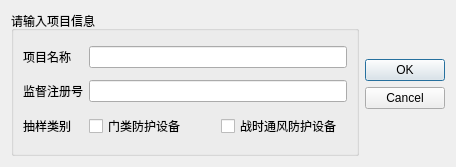
<?xml version="1.0" encoding="UTF-8"?>
<ui version="4.0">
 <class>AddRecord</class>
 <widget class="QDialog" name="AddRecord">
  <property name="geometry">
   <rect>
    <x>0</x>
    <y>0</y>
    <width>456</width>
    <height>167</height>
   </rect>
  </property>
  <property name="windowTitle">
   <string>使用提示</string>
  </property>
  <layout class="QHBoxLayout" name="horizontalLayout_4">
   <item>
    <widget class="QGroupBox" name="groupBox">
     <property name="title">
      <string>请输入项目信息</string>
     </property>
     <layout class="QVBoxLayout" name="verticalLayout">
      <item>
       <layout class="QHBoxLayout" name="horizontalLayout">
        <item>
         <widget class="QLabel" name="label">
          <property name="minimumSize">
           <size>
            <width>60</width>
            <height>0</height>
           </size>
          </property>
          <property name="maximumSize">
           <size>
            <width>60</width>
            <height>16777215</height>
           </size>
          </property>
          <property name="text">
           <string>项目名称</string>
          </property>
         </widget>
        </item>
        <item>
         <widget class="QLineEdit" name="lineEdit"/>
        </item>
       </layout>
      </item>
      <item>
       <layout class="QHBoxLayout" name="horizontalLayout_2">
        <item>
         <widget class="QLabel" name="label_2">
          <property name="minimumSize">
           <size>
            <width>60</width>
            <height>0</height>
           </size>
          </property>
          <property name="maximumSize">
           <size>
            <width>60</width>
            <height>16777215</height>
           </size>
          </property>
          <property name="text">
           <string>监督注册号</string>
          </property>
         </widget>
        </item>
        <item>
         <widget class="QLineEdit" name="lineEdit_2"/>
        </item>
       </layout>
      </item>
      <item>
       <layout class="QHBoxLayout" name="horizontalLayout_3">
        <item>
         <widget class="QLabel" name="label_3">
          <property name="minimumSize">
           <size>
            <width>60</width>
            <height>0</height>
           </size>
          </property>
          <property name="maximumSize">
           <size>
            <width>60</width>
            <height>16777215</height>
           </size>
          </property>
          <property name="text">
           <string>抽样类别</string>
          </property>
         </widget>
        </item>
        <item>
         <widget class="QCheckBox" name="checkBox">
          <property name="text">
           <string>门类防护设备</string>
          </property>
         </widget>
        </item>
        <item>
         <widget class="QCheckBox" name="checkBox_2">
          <property name="text">
           <string>战时通风防护设备</string>
          </property>
         </widget>
        </item>
       </layout>
      </item>
     </layout>
    </widget>
   </item>
   <item>
    <widget class="QDialogButtonBox" name="buttonBox">
     <property name="orientation">
      <enum>Qt::Vertical</enum>
     </property>
     <property name="standardButtons">
      <set>QDialogButtonBox::Cancel|QDialogButtonBox::Ok</set>
     </property>
     <property name="centerButtons">
      <bool>true</bool>
     </property>
    </widget>
   </item>
  </layout>
 </widget>
 <resources/>
 <connections>
  <connection>
   <sender>buttonBox</sender>
   <signal>accepted()</signal>
   <receiver>AddRecord</receiver>
   <slot>accept()</slot>
   <hints>
    <hint type="sourcelabel">
     <x>248</x>
     <y>254</y>
    </hint>
    <hint type="destinationlabel">
     <x>157</x>
     <y>274</y>
    </hint>
   </hints>
  </connection>
  <connection>
   <sender>buttonBox</sender>
   <signal>rejected()</signal>
   <receiver>AddRecord</receiver>
   <slot>reject()</slot>
   <hints>
    <hint type="sourcelabel">
     <x>316</x>
     <y>260</y>
    </hint>
    <hint type="destinationlabel">
     <x>286</x>
     <y>274</y>
    </hint>
   </hints>
  </connection>
 </connections>
</ui>
